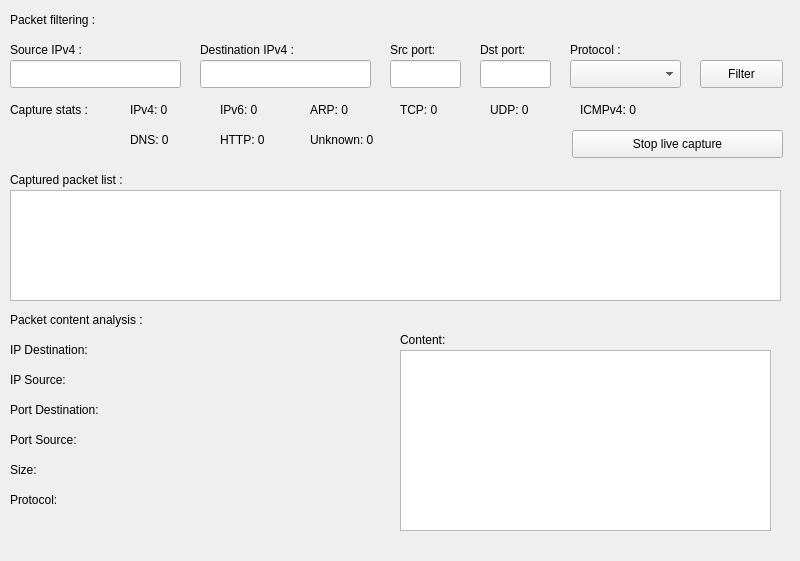
<?xml version="1.0" encoding="UTF-8"?>
<ui version="4.0">
 <class>Capture</class>
 <widget class="QWidget" name="Capture">
  <property name="geometry">
   <rect>
    <x>0</x>
    <y>0</y>
    <width>800</width>
    <height>561</height>
   </rect>
  </property>
  <property name="windowTitle">
   <string>Form</string>
  </property>
  <widget class="QLabel" name="label">
   <property name="geometry">
    <rect>
     <x>10</x>
     <y>10</y>
     <width>111</width>
     <height>20</height>
    </rect>
   </property>
   <property name="text">
    <string>Packet filtering :</string>
   </property>
  </widget>
  <widget class="QPushButton" name="filterPushButton">
   <property name="geometry">
    <rect>
     <x>700</x>
     <y>60</y>
     <width>83</width>
     <height>28</height>
    </rect>
   </property>
   <property name="text">
    <string>Filter</string>
   </property>
  </widget>
  <widget class="QLabel" name="label_2">
   <property name="geometry">
    <rect>
     <x>10</x>
     <y>40</y>
     <width>111</width>
     <height>20</height>
    </rect>
   </property>
   <property name="text">
    <string>Source IPv4 :</string>
   </property>
  </widget>
  <widget class="QLineEdit" name="filterSrcIP">
   <property name="geometry">
    <rect>
     <x>10</x>
     <y>60</y>
     <width>171</width>
     <height>28</height>
    </rect>
   </property>
   <property name="maxLength">
    <number>15</number>
   </property>
  </widget>
  <widget class="QLineEdit" name="filterDstIP">
   <property name="geometry">
    <rect>
     <x>200</x>
     <y>60</y>
     <width>171</width>
     <height>28</height>
    </rect>
   </property>
   <property name="maxLength">
    <number>15</number>
   </property>
  </widget>
  <widget class="QLineEdit" name="filterSrcPort">
   <property name="geometry">
    <rect>
     <x>390</x>
     <y>60</y>
     <width>71</width>
     <height>28</height>
    </rect>
   </property>
   <property name="maxLength">
    <number>7</number>
   </property>
  </widget>
  <widget class="QLineEdit" name="filterDstPort">
   <property name="geometry">
    <rect>
     <x>480</x>
     <y>60</y>
     <width>71</width>
     <height>28</height>
    </rect>
   </property>
   <property name="maxLength">
    <number>7</number>
   </property>
  </widget>
  <widget class="QComboBox" name="protocolFilter">
   <property name="geometry">
    <rect>
     <x>570</x>
     <y>60</y>
     <width>111</width>
     <height>28</height>
    </rect>
   </property>
  </widget>
  <widget class="QLabel" name="label_3">
   <property name="geometry">
    <rect>
     <x>200</x>
     <y>40</y>
     <width>121</width>
     <height>20</height>
    </rect>
   </property>
   <property name="text">
    <string>Destination IPv4 :</string>
   </property>
  </widget>
  <widget class="QLabel" name="label_4">
   <property name="geometry">
    <rect>
     <x>390</x>
     <y>40</y>
     <width>61</width>
     <height>20</height>
    </rect>
   </property>
   <property name="text">
    <string>Src port:</string>
   </property>
  </widget>
  <widget class="QLabel" name="label_5">
   <property name="geometry">
    <rect>
     <x>480</x>
     <y>40</y>
     <width>61</width>
     <height>20</height>
    </rect>
   </property>
   <property name="text">
    <string>Dst port:</string>
   </property>
  </widget>
  <widget class="QLabel" name="label_6">
   <property name="geometry">
    <rect>
     <x>570</x>
     <y>40</y>
     <width>71</width>
     <height>20</height>
    </rect>
   </property>
   <property name="text">
    <string>Protocol :</string>
   </property>
  </widget>
  <widget class="QPlainTextEdit" name="packetContentAnalysisRaw">
   <property name="geometry">
    <rect>
     <x>400</x>
     <y>350</y>
     <width>371</width>
     <height>181</height>
    </rect>
   </property>
   <property name="readOnly">
    <bool>true</bool>
   </property>
  </widget>
  <widget class="QLabel" name="label_8">
   <property name="geometry">
    <rect>
     <x>10</x>
     <y>310</y>
     <width>191</width>
     <height>20</height>
    </rect>
   </property>
   <property name="text">
    <string>Packet content analysis :</string>
   </property>
  </widget>
  <widget class="QLabel" name="label_9">
   <property name="geometry">
    <rect>
     <x>10</x>
     <y>170</y>
     <width>141</width>
     <height>20</height>
    </rect>
   </property>
   <property name="text">
    <string>Captured packet list :</string>
   </property>
  </widget>
  <widget class="QLabel" name="label_10">
   <property name="geometry">
    <rect>
     <x>10</x>
     <y>100</y>
     <width>101</width>
     <height>20</height>
    </rect>
   </property>
   <property name="text">
    <string>Capture stats :</string>
   </property>
  </widget>
  <widget class="QLabel" name="ipv4Stats">
   <property name="geometry">
    <rect>
     <x>130</x>
     <y>100</y>
     <width>91</width>
     <height>20</height>
    </rect>
   </property>
   <property name="text">
    <string>IPv4: 0</string>
   </property>
  </widget>
  <widget class="QLabel" name="ipv6Stats">
   <property name="geometry">
    <rect>
     <x>220</x>
     <y>100</y>
     <width>91</width>
     <height>20</height>
    </rect>
   </property>
   <property name="text">
    <string>IPv6: 0</string>
   </property>
  </widget>
  <widget class="QLabel" name="ARPStats">
   <property name="geometry">
    <rect>
     <x>310</x>
     <y>100</y>
     <width>91</width>
     <height>20</height>
    </rect>
   </property>
   <property name="text">
    <string>ARP: 0</string>
   </property>
  </widget>
  <widget class="QLabel" name="TCPStats">
   <property name="geometry">
    <rect>
     <x>400</x>
     <y>100</y>
     <width>91</width>
     <height>20</height>
    </rect>
   </property>
   <property name="text">
    <string>TCP: 0</string>
   </property>
  </widget>
  <widget class="QLabel" name="UDPStats">
   <property name="geometry">
    <rect>
     <x>490</x>
     <y>100</y>
     <width>91</width>
     <height>20</height>
    </rect>
   </property>
   <property name="text">
    <string>UDP: 0</string>
   </property>
  </widget>
  <widget class="QLabel" name="icmpv4Stats">
   <property name="geometry">
    <rect>
     <x>580</x>
     <y>100</y>
     <width>101</width>
     <height>20</height>
    </rect>
   </property>
   <property name="text">
    <string>ICMPv4: 0</string>
   </property>
  </widget>
  <widget class="QLabel" name="DNSStats">
   <property name="geometry">
    <rect>
     <x>130</x>
     <y>130</y>
     <width>91</width>
     <height>20</height>
    </rect>
   </property>
   <property name="text">
    <string>DNS: 0</string>
   </property>
  </widget>
  <widget class="QLabel" name="HTTPStats">
   <property name="geometry">
    <rect>
     <x>220</x>
     <y>130</y>
     <width>91</width>
     <height>20</height>
    </rect>
   </property>
   <property name="text">
    <string>HTTP: 0</string>
   </property>
  </widget>
  <widget class="QListWidget" name="listWidget">
   <property name="geometry">
    <rect>
     <x>10</x>
     <y>190</y>
     <width>771</width>
     <height>111</height>
    </rect>
   </property>
  </widget>
  <widget class="QPushButton" name="stopCapture">
   <property name="geometry">
    <rect>
     <x>572</x>
     <y>130</y>
     <width>211</width>
     <height>28</height>
    </rect>
   </property>
   <property name="text">
    <string>Stop live capture</string>
   </property>
  </widget>
  <widget class="QLabel" name="unknownStats">
   <property name="geometry">
    <rect>
     <x>310</x>
     <y>130</y>
     <width>91</width>
     <height>20</height>
    </rect>
   </property>
   <property name="text">
    <string>Unknown: 0</string>
   </property>
  </widget>
  <widget class="QLabel" name="packetDestination">
   <property name="geometry">
    <rect>
     <x>10</x>
     <y>340</y>
     <width>381</width>
     <height>20</height>
    </rect>
   </property>
   <property name="text">
    <string>IP Destination:</string>
   </property>
  </widget>
  <widget class="QLabel" name="packetSource">
   <property name="geometry">
    <rect>
     <x>10</x>
     <y>370</y>
     <width>381</width>
     <height>20</height>
    </rect>
   </property>
   <property name="text">
    <string>IP Source:</string>
   </property>
  </widget>
  <widget class="QLabel" name="packetPortDestination">
   <property name="geometry">
    <rect>
     <x>10</x>
     <y>400</y>
     <width>161</width>
     <height>20</height>
    </rect>
   </property>
   <property name="text">
    <string>Port Destination:</string>
   </property>
  </widget>
  <widget class="QLabel" name="packetPortSource">
   <property name="geometry">
    <rect>
     <x>10</x>
     <y>430</y>
     <width>161</width>
     <height>20</height>
    </rect>
   </property>
   <property name="text">
    <string>Port Source:</string>
   </property>
  </widget>
  <widget class="QLabel" name="label_11">
   <property name="geometry">
    <rect>
     <x>400</x>
     <y>330</y>
     <width>62</width>
     <height>20</height>
    </rect>
   </property>
   <property name="text">
    <string>Content:</string>
   </property>
  </widget>
  <widget class="QLabel" name="packetProtocol">
   <property name="geometry">
    <rect>
     <x>10</x>
     <y>490</y>
     <width>211</width>
     <height>20</height>
    </rect>
   </property>
   <property name="text">
    <string>Protocol:</string>
   </property>
  </widget>
  <widget class="QLabel" name="packetSize">
   <property name="geometry">
    <rect>
     <x>10</x>
     <y>460</y>
     <width>151</width>
     <height>20</height>
    </rect>
   </property>
   <property name="text">
    <string>Size:</string>
   </property>
  </widget>
 </widget>
 <resources/>
 <connections/>
</ui>
